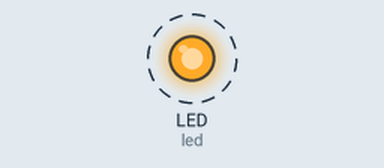
The program below on a simulated CircuitPython board. On the bench: output pins drawn as LEDs (lit = HIGH). Dashed ring = blinking. What the program prints to the serial console is not drawn.

Above: at 0.1 s.
Timing chart, 0 to 3.0 s (numbered marks = the images above):
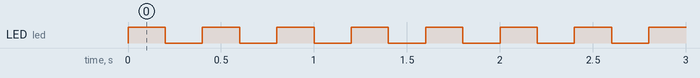

Measured:
- by itself, LED (led): alternates HIGH for 0.20 s and LOW for 0.20 s

The program:

blink_1.py
```python
# Blinks the top right RED LED
import board
import digitalio
import analogio
import time

led = digitalio.DigitalInOut(board.LED)
led.direction = digitalio.Direction.OUTPUT

def main():
    print("hi")

    while True:
        led.value = True
        time.sleep(0.2)
        led.value = False
        time.sleep(0.2)

main()
```
